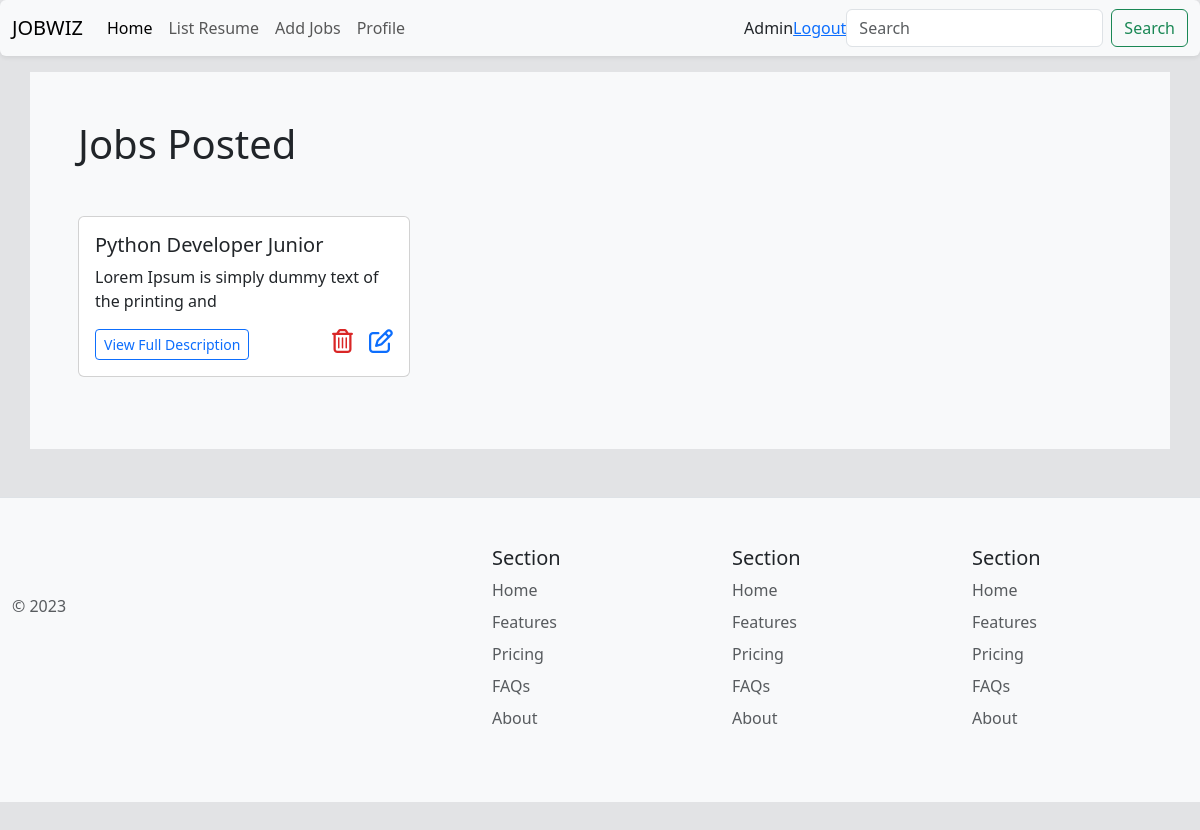
Screenshot of /accounts/admin_profile/ (signed in) with the database file from the repository.
### jobs/models.py (models this page shows, shortened)
class JobDescription(models.Model):
    title = models.CharField(max_length=100)
    description = models.TextField(max_length=70,null=True, blank=True)
    pdf_file = models.FileField(upload_to='jobs/job_descriptions/')
    location = models.CharField(max_length=500,null=True, blank=True)
    created_date = models.DateTimeField(auto_now_add=True)
    created_by = models.ForeignKey(User, on_delete=models.CASCADE)

### accounts/views.py (the view)
# urls.py: path('admin_profile/', views.admin_profile, name='admin_profile'),
@user_passes_test(is_admin, login_url = 'accounts/login/')
def admin_profile(request):
    admin_jobs = JobDescription.objects.filter(created_by = request.user)
    return render(request, 'accounts/admin_profile.html', {'admin_jobs': admin_jobs})

### accounts/views.py (called while the page is built)
def is_admin(user):
    return user.is_superuser

### accounts/templates/accounts/admin_profile.html
{% extends 'main.html' %} {% block content %}
<div class="container p-5 bg-light">
  <div class="display-6 mb-5">Jobs Posted</div>
  {% if admin_jobs %}
  <div class="row">
    {% for job in admin_jobs %}
    <div class="col-4 mb-4">
      <div class="card job-card">
        <div class="card-body">
          <h5 class="card-title">{{ job.title }}</h5>
          <p class="card-text">{{ job.description }}</p>
          <div class="d-flex justify-content-between">
            <a
              href="{{ job.pdf_file.url }}"
              class="btn btn-outline-primary btn-sm"
              >View Full Description</a
            >
            <div class="d-flex justify-content-between gap-3">
              <a
                style="cursor: pointer"
                href="{% url 'delete_job' job.id %}"
                class="delete-job-btn"
                data-job-id="{{ job.id }}"
              >
                <i
                  class="fa-regular fa-trash-can fa-xl"
                  style="color: #d92626"
                ></i>
              </a>
              <a
                style="cursor: pointer"
                href="{% url 'update_job' job.id %}"
                data-job-id="{{ job.id }}"
              >
                <i class="fa-regular fa-pen-to-square fa-xl"></i>
              </a>
            </div>
          </div>
        </div>
      </div>
    </div>
    {% endfor %}
  </div>
  {% else %}
  <p>No job posts created by admin.</p>
  {% endif %}
</div>
{% endblock content %}

### templates/navbar.html (shortened to what this page needs)
<nav class="navbar navbar-expand-lg bg-body-tertiary shadow-sm  mb-3 rounded">
    <div class="container-fluid">
      <a class="navbar-brand" href="{% url 'job_list' %}">JOBWIZ</a>
      <div class="collapse navbar-collapse" id="navbarSupportedContent">
        <ul class="navbar-nav me-auto mb-2 mb-lg-0">
          <li class="nav-item">
            <a class="nav-link active" aria-current="page" href="{% url 'job_list' %}">Home</a>
          </li>
          <li class="nav-item">
            <a class="nav-link" href="{% url 'resume_list' %}">List Resume</a>
          </li>
          {% if user.is_superuser %}
          <li class="nav-item">
            <a class="nav-link" href="{% url 'create_job' %}">Add Jobs</a>
          </li>
          {% endif %}
          <li class="nav-item">
          {% if user.is_superuser %}
          <a href="{% url 'admin_profile' %}" class="nav-link " >Profile</a>
          {% else %}
          <a href="{% url 'profile' %}" class="nav-link ">User Profile</a>
          {% endif %}
          </li>
        </ul>
        <span style="text-transform: capitalize;">{{request.user}} </span>
        <span><a href="{% url 'logoutUser' %}">Logout</a></span>
        <form class="d-flex" role="search">
          <input class="form-control me-2" type="search" placeholder="Search" aria-label="Search">
          <button class="btn btn-outline-success" type="submit">Search</button>
        </form>
      </div>
    </div>
  </nav>

### templates/main.html (style rules this page uses)
.job-card { transition: box-shadow 0.3s ease; }

### rows the page displays
JobDescription: title "Python Developer Junior", description "Lorem Ipsum is simply dummy text of the printing and"

### other values shown
{{ request.user }} "Admin"
